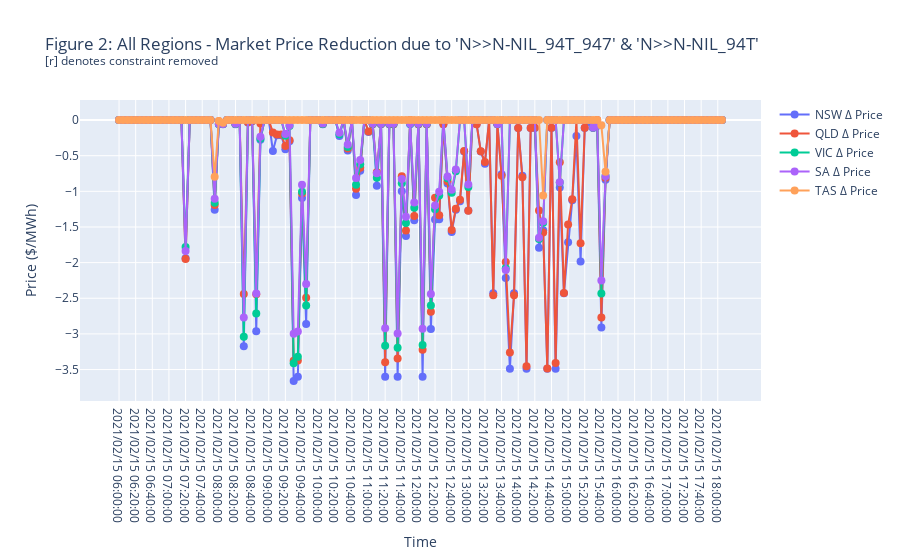

The notebook cell saved with this chart:
### Code cell
fig2 = go.Figure()
fig2.add_trace(go.Scatter(x=prices['interval'].unique(), y=prices_all[prices_all['region'] == 'NSW1']['diff'], name='NSW Δ Price', mode='lines+markers',
                         marker_size=8, marker_symbol='circle'))
fig2.add_trace(go.Scatter(x=prices_r['interval'].unique(), y=prices_all[prices_all['region'] == 'QLD1']['diff'], name='QLD Δ Price', mode='lines+markers',
                         marker_size=8, marker_symbol='circle'))
fig2.add_trace(go.Scatter(x=prices_r['interval'].unique(), y=prices_all[prices_all['region'] == 'VIC1']['diff'], name='VIC Δ Price', mode='lines+markers',
                         marker_size=8, marker_symbol='circle'))
fig2.add_trace(go.Scatter(x=prices_r['interval'].unique(), y=prices_all[prices_all['region'] == 'SA1']['diff'], name='SA Δ Price', mode='lines+markers',
                         marker_size=8, marker_symbol='circle'))
fig2.add_trace(go.Scatter(x=prices_r['interval'].unique(), y=prices_all[prices_all['region'] == 'TAS1']['diff'], name='TAS Δ Price', mode='lines+markers',
                         marker_size=8, marker_symbol='circle'))
fig2.update_xaxes(title="Time")
fig2.update_yaxes(title="Price ($/MWh)")
fig2.update_layout(title="Figure 2: All Regions - Market Price Reduction due to 'N>>N-NIL_94T_947' & 'N>>N-NIL_94T'<br><sup>[r] denotes constraint removed</sup>")
fig2.show()

### Figure 1 — Plotly figure (JSON) as saved in the notebook; plotly's stock layout.template omitted (floating-point values rounded to 4 significant figures; data arrays with more than 128 entries replaced by an {"elided": "..."} marker saying what was removed)
{"data": [{"marker": {"size": 8, "symbol": "circle"}, "mode": "lines+markers", "name": "NSW Δ Price", "type": "scatter", "x": {"elided": "146 str values"}, "y": {"elided": "146 float values"}}, {"marker": {"size": 8, "symbol": "circle"}, "mode": "lines+markers", "name": "QLD Δ Price", "type": "scatter", "x": {"elided": "146 str values"}, "y": {"elided": "146 float values"}}, {"marker": {"size": 8, "symbol": "circle"}, "mode": "lines+markers", "name": "VIC Δ Price", "type": "scatter", "x": {"elided": "146 str values"}, "y": {"elided": "146 float values"}}, {"marker": {"size": 8, "symbol": "circle"}, "mode": "lines+markers", "name": "SA Δ Price", "type": "scatter", "x": {"elided": "146 str values"}, "y": {"elided": "146 float values"}}, {"marker": {"size": 8, "symbol": "circle"}, "mode": "lines+markers", "name": "TAS Δ Price", "type": "scatter", "x": {"elided": "146 str values"}, "y": {"elided": "146 float values"}}], "layout": {"title": {"text": "Figure 2: All Regions - Market Price Reduction due to 'N>>N-NIL_94T_947' & 'N>>N-NIL_94T'<br><sup>[r] denotes constraint removed</sup>"}, "xaxis": {"title": {"text": "Time"}}, "yaxis": {"title": {"text": "Price ($/MWh)"}}}}
